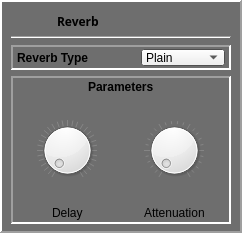
                 <widget class="QFrame" name="reverbEffectFrame">
                  <property name="maximumSize">
                   <size>
                    <width>250</width>
                    <height>16777215</height>
                   </size>
                  </property>
                  <property name="palette">
                   <palette>
                    <active>
                     <colorrole role="Base">
                      <brush brushstyle="SolidPattern">
                       <color alpha="255">
                        <red>135</red>
                        <green>135</green>
                        <blue>135</blue>
                       </color>
                      </brush>
                     </colorrole>
                     <colorrole role="Window">
                      <brush brushstyle="SolidPattern">
                       <color alpha="255">
                        <red>110</red>
                        <green>110</green>
                        <blue>110</blue>
                       </color>
                      </brush>
                     </colorrole>
                    </active>
                    <inactive>
                     <colorrole role="Base">
                      <brush brushstyle="SolidPattern">
                       <color alpha="255">
                        <red>135</red>
                        <green>135</green>
                        <blue>135</blue>
                       </color>
                      </brush>
                     </colorrole>
                     <colorrole role="Window">
                      <brush brushstyle="SolidPattern">
                       <color alpha="255">
                        <red>110</red>
                        <green>110</green>
                        <blue>110</blue>
                       </color>
                      </brush>
                     </colorrole>
                    </inactive>
                    <disabled>
                     <colorrole role="Base">
                      <brush brushstyle="SolidPattern">
                       <color alpha="255">
                        <red>110</red>
                        <green>110</green>
                        <blue>110</blue>
                       </color>
                      </brush>
                     </colorrole>
                     <colorrole role="Window">
                      <brush brushstyle="SolidPattern">
                       <color alpha="255">
                        <red>110</red>
                        <green>110</green>
                        <blue>110</blue>
                       </color>
                      </brush>
                     </colorrole>
                    </disabled>
                   </palette>
                  </property>
                  <property name="font">
                   <font>
                    <weight>50</weight>
                    <bold>false</bold>
                   </font>
                  </property>
                  <property name="autoFillBackground">
                   <bool>true</bool>
                  </property>
                  <property name="frameShape">
                   <enum>QFrame::Panel</enum>
                  </property>
                  <property name="frameShadow">
                   <enum>QFrame::Raised</enum>
                  </property>
                  <property name="lineWidth">
                   <number>2</number>
                  </property>
                  <property name="midLineWidth">
                   <number>0</number>
                  </property>
                  <layout class="QVBoxLayout" name="verticalLayout_11">
                   <property name="leftMargin">
                    <number>9</number>
                   </property>
                   <property name="topMargin">
                    <number>6</number>
                   </property>
                   <property name="rightMargin">
                    <number>9</number>
                   </property>
                   <property name="bottomMargin">
                    <number>7</number>
                   </property>
                   <item>
                    <layout class="QHBoxLayout" name="horizontalLayout_8">
                     <item>
                      <widget class="QPushButton" name="deleteReverbButton">
                       <property name="sizePolicy">
                        <sizepolicy hsizetype="Fixed" vsizetype="Fixed">
                         <horstretch>0</horstretch>
                         <verstretch>0</verstretch>
                        </sizepolicy>
                       </property>
                       <property name="text">
                        <string/>
                       </property>
                       <property name="icon">
                        <iconset resource="icons.qrc">
                         <normaloff>:/icons/icons/037-minus.svg</normaloff>:/icons/icons/037-minus.svg</iconset>
                       </property>
                       <property name="iconSize">
                        <size>
                         <width>15</width>
                         <height>15</height>
                        </size>
                       </property>
                       <property name="flat">
                        <bool>true</bool>
                       </property>
                      </widget>
                     </item>
                     <item alignment="Qt::AlignBottom">
                      <widget class="QLabel" name="label_10">
                       <property name="font">
                        <font>
                         <family>Helvetica World</family>
                         <weight>75</weight>
                         <italic>false</italic>
                         <bold>true</bold>
                         <underline>false</underline>
                        </font>
                       </property>
                       <property name="text">
                        <string>Reverb</string>
                       </property>
                      </widget>
                     </item>
                     <item>
                      <spacer name="horizontalSpacer_7">
                       <property name="orientation">
                        <enum>Qt::Horizontal</enum>
                       </property>
                       <property name="sizeHint" stdset="0">
                        <size>
                         <width>40</width>
                         <height>20</height>
                        </size>
                       </property>
                      </spacer>
                     </item>
                     <item>
                      <widget class="QPushButton" name="reverbMoveLeftButton">
                       <property name="sizePolicy">
                        <sizepolicy hsizetype="Fixed" vsizetype="Fixed">
                         <horstretch>0</horstretch>
                         <verstretch>0</verstretch>
                        </sizepolicy>
                       </property>
                       <property name="text">
                        <string/>
                       </property>
                       <property name="icon">
                        <iconset resource="icons.qrc">
                         <normaloff>:/icons/icons/006-chevron.svg</normaloff>:/icons/icons/006-chevron.svg</iconset>
                       </property>
                       <property name="iconSize">
                        <size>
                         <width>15</width>
                         <height>15</height>
                        </size>
                       </property>
                       <property name="default">
                        <bool>false</bool>
                       </property>
                       <property name="flat">
                        <bool>true</bool>
                       </property>
                      </widget>
                     </item>
                     <item>
                      <widget class="QPushButton" name="reverbMoveRightButton">
                       <property name="sizePolicy">
                        <sizepolicy hsizetype="Fixed" vsizetype="Fixed">
                         <horstretch>0</horstretch>
                         <verstretch>0</verstretch>
                        </sizepolicy>
                       </property>
                       <property name="text">
                        <string/>
                       </property>
                       <property name="icon">
                        <iconset resource="icons.qrc">
                         <normaloff>:/icons/icons/033-chevron.svg</normaloff>:/icons/icons/033-chevron.svg</iconset>
                       </property>
                       <property name="iconSize">
                        <size>
                         <width>15</width>
                         <height>15</height>
                        </size>
                       </property>
                       <property name="flat">
                        <bool>true</bool>
                       </property>
                      </widget>
                     </item>
                    </layout>
                   </item>
                   <item>
                    <widget class="Line" name="line_11">
                     <property name="orientation">
                      <enum>Qt::Horizontal</enum>
                     </property>
                    </widget>
                   </item>
                   <item>
                    <widget class="QFrame" name="frame_4">
                     <property name="sizePolicy">
                      <sizepolicy hsizetype="Preferred" vsizetype="Expanding">
                       <horstretch>0</horstretch>
                       <verstretch>0</verstretch>
                      </sizepolicy>
                     </property>
                     <property name="frameShape">
                      <enum>QFrame::Panel</enum>
                     </property>
                     <property name="frameShadow">
                      <enum>QFrame::Sunken</enum>
                     </property>
                     <property name="lineWidth">
                      <number>2</number>
                     </property>
                     <layout class="QVBoxLayout" name="verticalLayout_12">
                      <property name="leftMargin">
                       <number>4</number>
                      </property>
                      <property name="topMargin">
                       <number>2</number>
                      </property>
                      <property name="rightMargin">
                       <number>4</number>
                      </property>
                      <property name="bottomMargin">
                       <number>2</number>
                      </property>
                      <item>
                       <layout class="QHBoxLayout" name="horizontalLayout_11">
                        <item>
                         <widget class="QLabel" name="label_12">
                          <property name="font">
                           <font>
                            <weight>75</weight>
                            <bold>true</bold>
                           </font>
                          </property>
                          <property name="text">
                           <string>Reverb Type</string>
                          </property>
                         </widget>
                        </item>
                        <item>
                         <widget class="QComboBox" name="reverbTypeComboBox">
                          <property name="sizePolicy">
                           <sizepolicy hsizetype="Maximum" vsizetype="Fixed">
                            <horstretch>0</horstretch>
                            <verstretch>0</verstretch>
                           </sizepolicy>
                          </property>
                          <property name="maximumSize">
                           <size>
                            <width>16777215</width>
                            <height>17</height>
                           </size>
                          </property>
                          <item>
                           <property name="text">
                            <string>Plain</string>
                           </property>
                          </item>
                          <item>
                           <property name="text">
                            <string>Echo</string>
                           </property>
                          </item>
                          <item>
                           <property name="text">
                            <string>Low-Pass</string>
                           </property>
                          </item>
                         </widget>
                        </item>
                       </layout>
                      </item>
                     </layout>
                    </widget>
                   </item>
                   <item>
                    <widget class="QFrame" name="oscillator2Frame_7">
                     <property name="sizePolicy">
                      <sizepolicy hsizetype="Preferred" vsizetype="Minimum">
                       <horstretch>0</horstretch>
                       <verstretch>0</verstretch>
                      </sizepolicy>
                     </property>
                     <property name="frameShape">
                      <enum>QFrame::Panel</enum>
                     </property>
                     <property name="frameShadow">
                      <enum>QFrame::Sunken</enum>
                     </property>
                     <property name="lineWidth">
                      <number>2</number>
                     </property>
                     <layout class="QVBoxLayout" name="verticalLayout_28">
                      <property name="leftMargin">
                       <number>4</number>
                      </property>
                      <property name="topMargin">
                       <number>2</number>
                      </property>
                      <property name="rightMargin">
                       <number>4</number>
                      </property>
                      <property name="bottomMargin">
                       <number>2</number>
                      </property>
                      <item alignment="Qt::AlignHCenter">
                       <widget class="QLabel" name="oscillator2Label_7">
                        <property name="maximumSize">
                         <size>
                          <width>16777215</width>
                          <height>14</height>
                         </size>
                        </property>
                        <property name="font">
                         <font>
                          <weight>75</weight>
                          <bold>true</bold>
                         </font>
                        </property>
                        <property name="text">
                         <string>Parameters</string>
                        </property>
                       </widget>
                      </item>
                      <item>
                       <layout class="QHBoxLayout" name="horizontalLayout_12">
                        <item>
                         <layout class="QVBoxLayout" name="verticalLayout_13">
                          <item alignment="Qt::AlignHCenter">
                           <widget class="QDial" name="reverbDelayDial">
                            <property name="maximumSize">
                             <size>
                              <width>60</width>
                              <height>16777215</height>
                             </size>
                            </property>
                            <property name="maximum">
                             <number>300</number>
                            </property>
                            <property name="notchTarget">
                             <double>9.699999999999999</double>
                            </property>
                            <property name="notchesVisible">
                             <bool>true</bool>
                            </property>
                           </widget>
                          </item>
                          <item alignment="Qt::AlignHCenter">
                           <widget class="QLabel" name="label_13">
                            <property name="text">
                             <string>Delay</string>
                            </property>
                           </widget>
                          </item>
                         </layout>
                        </item>
                        <item>
                         <layout class="QVBoxLayout" name="verticalLayout_23">
                          <item alignment="Qt::AlignHCenter">
                           <widget class="QDial" name="reverbAttnDial">
                            <property name="maximumSize">
                             <size>
                              <width>60</width>
                              <height>16777215</height>
                             </size>
                            </property>
                            <property name="notchesVisible">
                             <bool>true</bool>
                            </property>
                           </widget>
                          </item>
                          <item alignment="Qt::AlignHCenter">
                           <widget class="QLabel" name="label_14">
                            <property name="text">
                             <string>Attenuation</string>
                            </property>
                           </widget>
                          </item>
                         </layout>
                        </item>
                       </layout>
                      </item>
                     </layout>
                    </widget>
                   </item>
                  </layout>
                 </widget>
